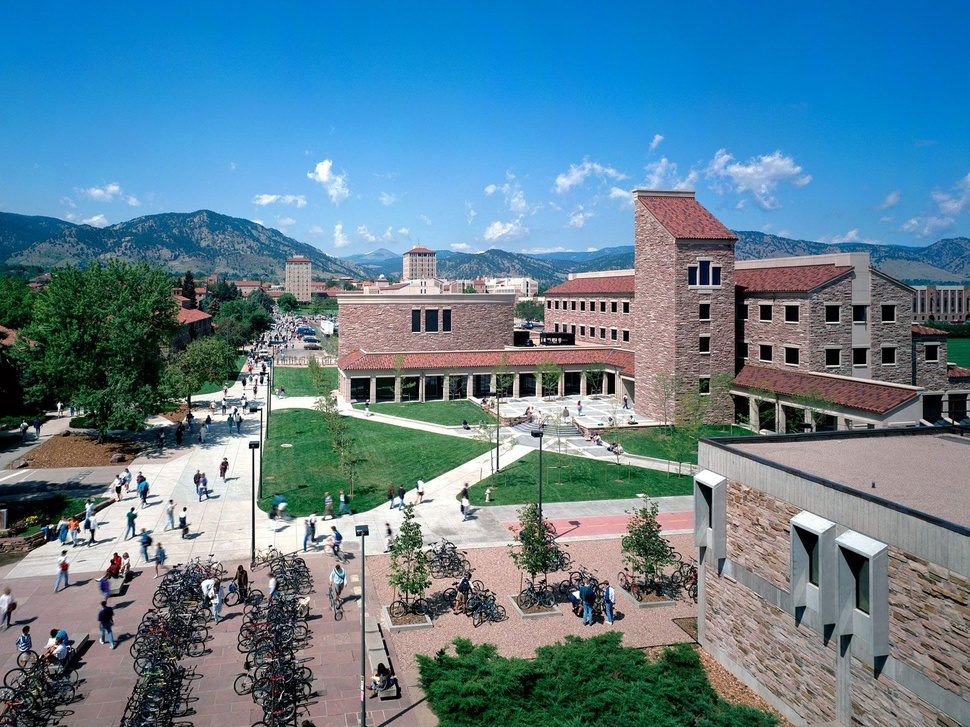
#> input picture lab2/test01.jpg, 970 x 727 px, shrunk from 1600 x 1200 before the run
$ python diff.py test01.jpg test02.jpg out.png   (older library calls are emulated)
#> lines starting #> are read from the running program, lines starting #| are printed output that depends on the picture
import numpy as np
from PIL import Image
import matplotlib.pyplot as plt
import sys

UPFACTOR = 2    # increase visibility of difference

pilim1 = Image.open(sys.argv[1]).convert('L')
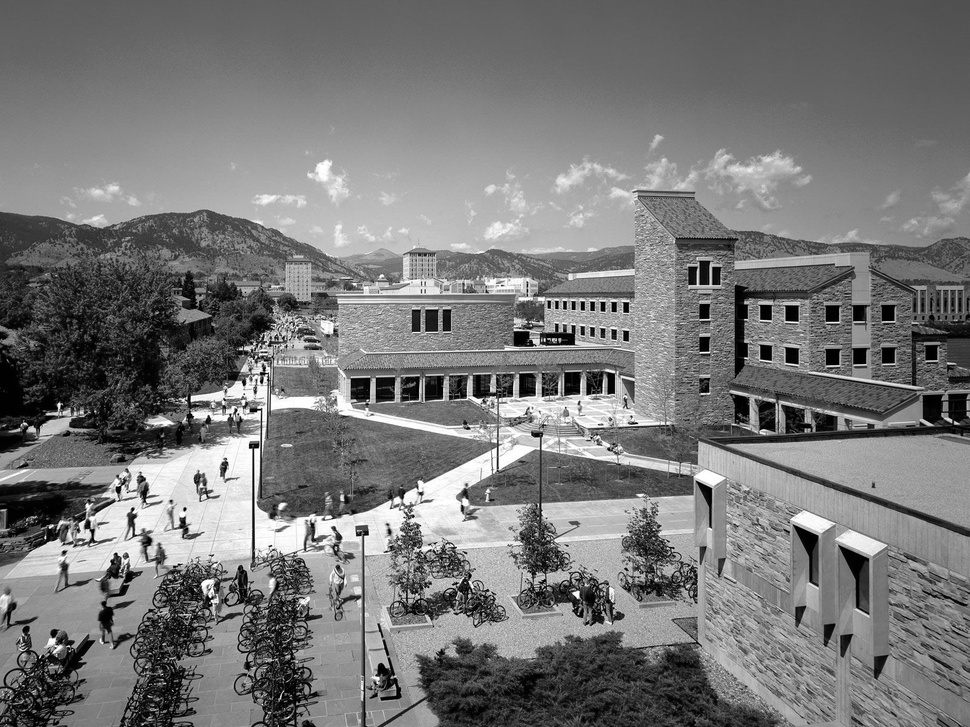
#> pilim1: PIL image 970x727 L; min 0, max 255, mean 119.9
pilim2 = Image.open(sys.argv[2]).convert('L')
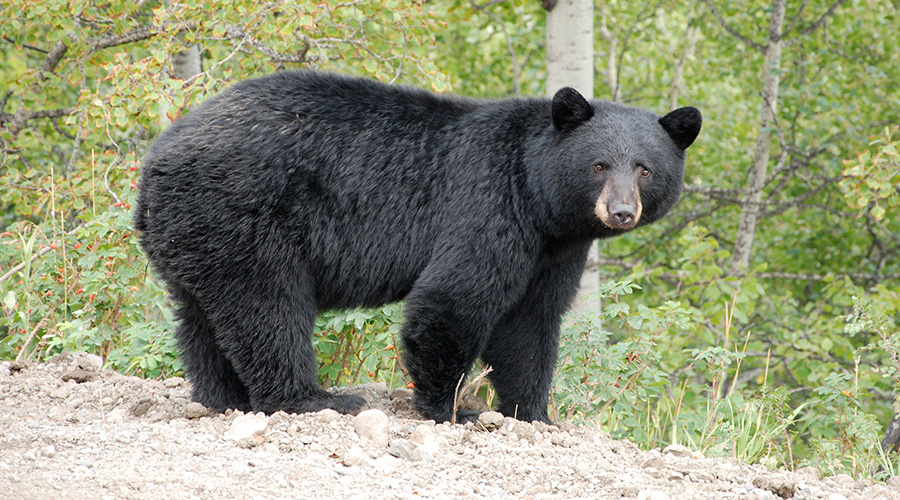
#> input picture lab2/test02.jpg, 900 x 500 px
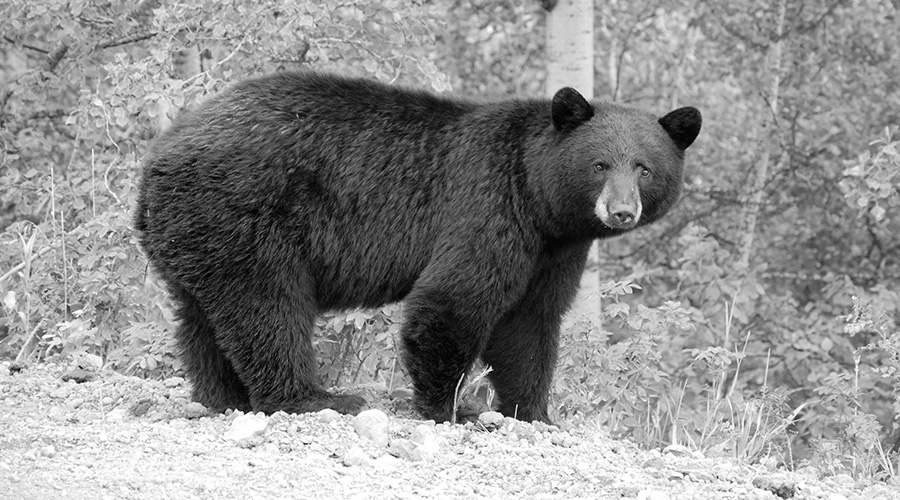
#> pilim2: PIL image 900x500 L; min 0, max 255, mean 140.9
filename_out = sys.argv[3]

imdat1 = np.asarray(pilim1, np.float) # put PIL image into numpy array of floats
imdat2 = np.asarray(pilim2, np.float)

if imdat1.shape != imdat2.shape:
    print("Image dimensions not equivalent")

#> (the run stopped early here; a loop or call above may not have finished)
